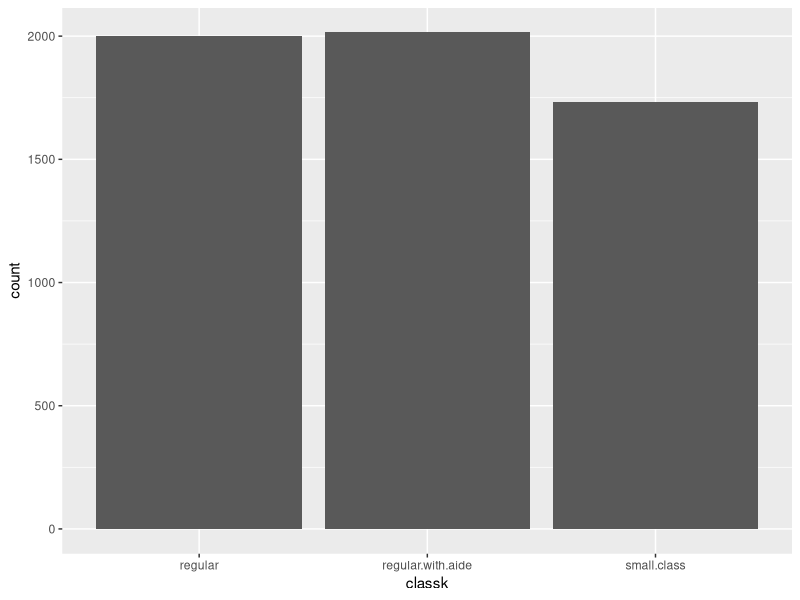
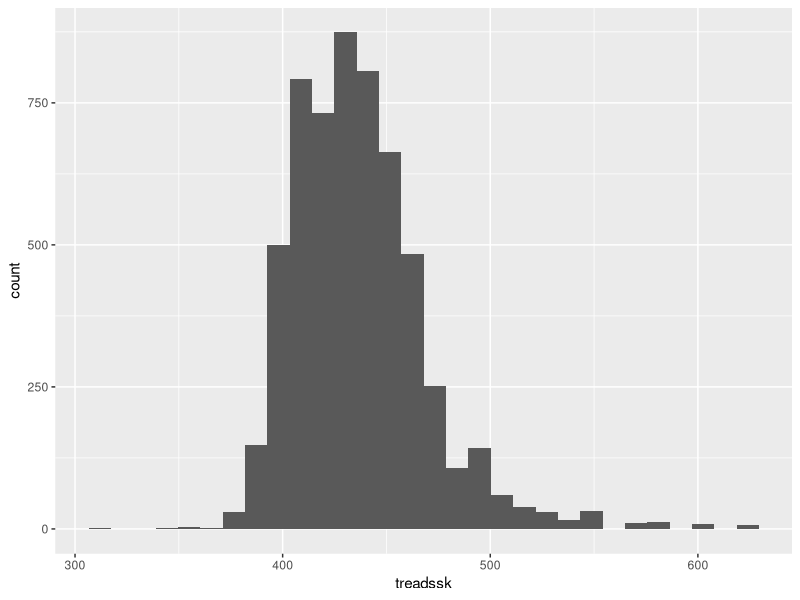
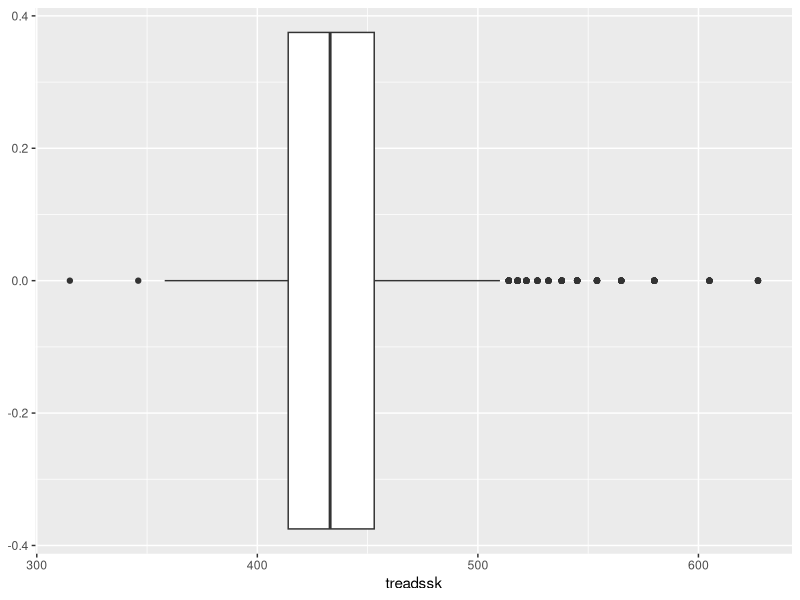
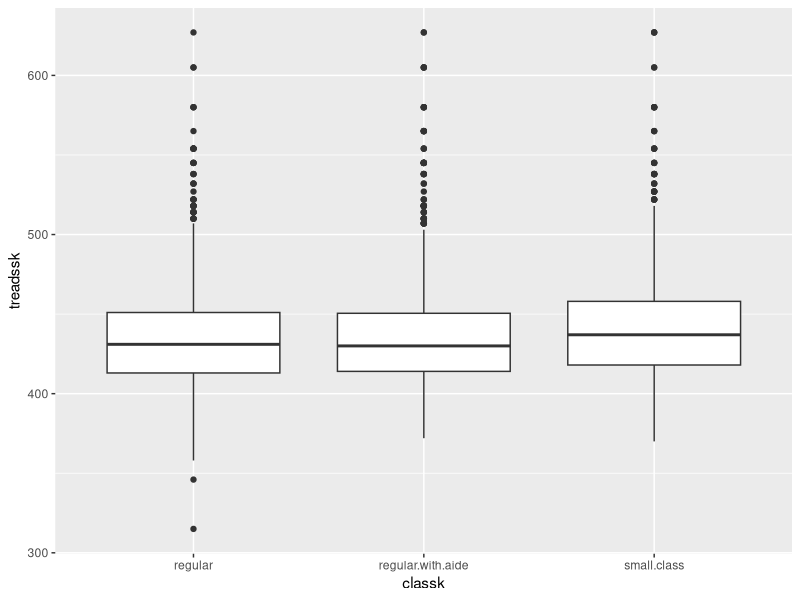
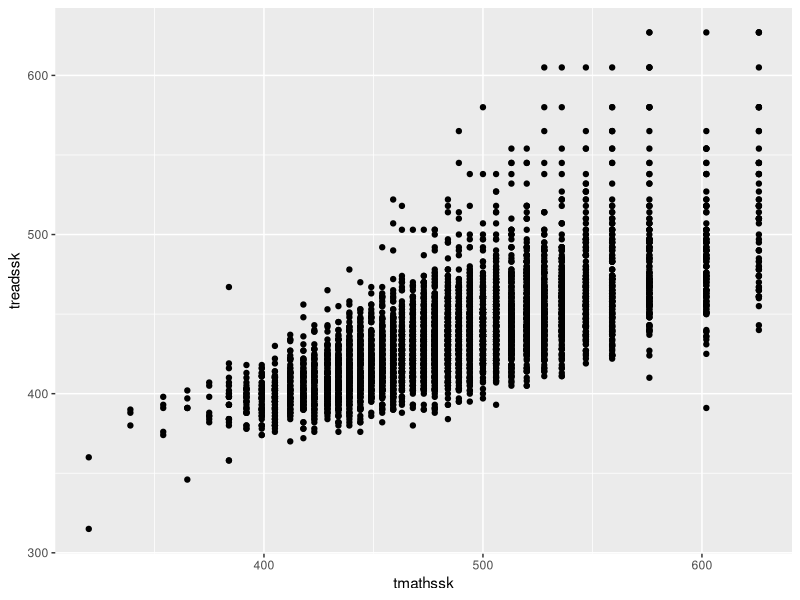
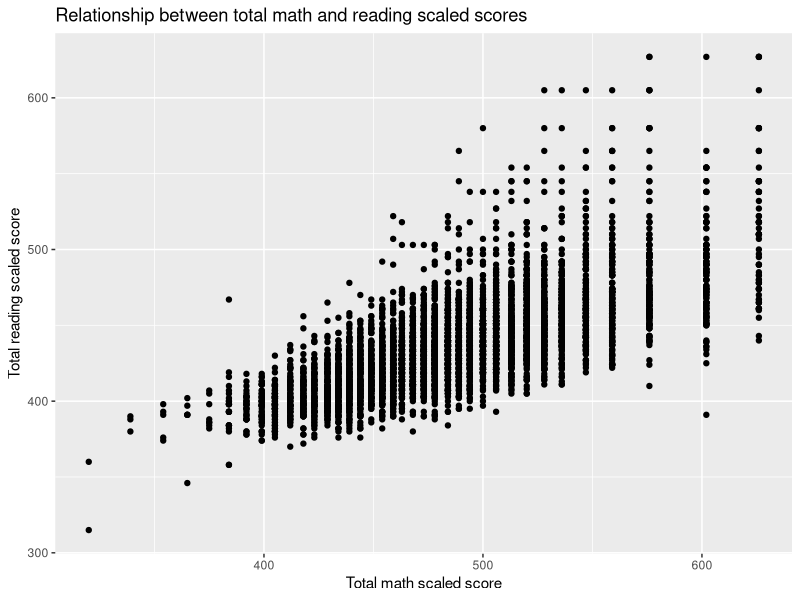

Generate these figures, in order, with R:

library(tidyverse)
library(readxl)


star <- read_excel("datasets/star/star.xlsx")
head(star)

# Select given columns from star
select(star, tmathssk,treadssk,schidkn)


star_selected <- select(star, tmathssk,treadssk,schidkn)
head(star_selected)




select(star, -tmathssk, -treadssk, -schidkn)


select(star, -c(tmathssk, treadssk, schidkn))

# Select all columns between tmathssk and totexpk;
# Re-assign results back to star
star <- select(star, tmathssk:totexpk)
head(star)

# Calculate total score, months of experience
star <- mutate(star, new_column = tmathssk + treadssk)
head(star)


star <- rename(star, ttl_score = new_column)
head(star)


# Sort
arrange(star, classk, treadssk)


# Sort by classk descending,
# treadssk ascending
arrange(star, desc(classk), treadssk)

# classk == small.class
filter(star, classk == 'small.class')


# treadssk >= 500
filter(star, treadssk >= 500)

# small class size AND reading score
# at least 500
filter(star, classk == 'small.class' & treadssk >= 500)


# Read in our data sets
star <- read_excel("star.xlsx")
districts <- read_excel("district-names.xlsx")
head(star)
head(districts)

# Left outer join star on districts
left_join(star, districts)

# Get the average reading score
# by class type, sorted high to low 

star_grouped <- group_by(star,classk)
star_avg_reading <- summarize(star_grouped,avg_reading=mean(treadssk))
star_avg_reading_sorted <- arrange(star_avg_reading,desc(avg_reading))
star_avg_reading_sorted  

# Piping %>% 
# Get the average reading score
# by class type, sorted high to low 

star %>% 
  group_by(classk) %>% 
  summarise(avg_reading = mean(treadssk)) %>% 
  arrange(desc(avg_reading))


# Piping %>% 
# Get the average reading score 
# for students on the free lunch program
# by class type, sorted high to low

star %>% 
  filter(freelunk=='yes') %>% 
  group_by(classk) %>% 
  summarise(avg_reading = mean(treadssk)) %>% 
  arrange(desc(avg_reading))

# Count plot
ggplot(data=star,aes(x=classk))+
  geom_bar()

# Histogram
ggplot(data=star,aes(x=treadssk))+
  geom_histogram()

# Boxplot
ggplot(data=star,aes(x=treadssk))+
  geom_boxplot()

# Grouped boxplot
ggplot(data=star,aes(x=classk,y=treadssk))+
  geom_boxplot()

# Scatterplot
ggplot(data=star,aes(x=tmathssk,y=treadssk))+
  geom_point()

# Scatterplot with custom axis labels and title
ggplot(data=star,aes(x=tmathssk,y=treadssk))+
  geom_point() + 
  xlab('Total math scaled score') + ylab('Total reading scaled score')+
  ggtitle('Relationship between total math and reading scaled scores')
